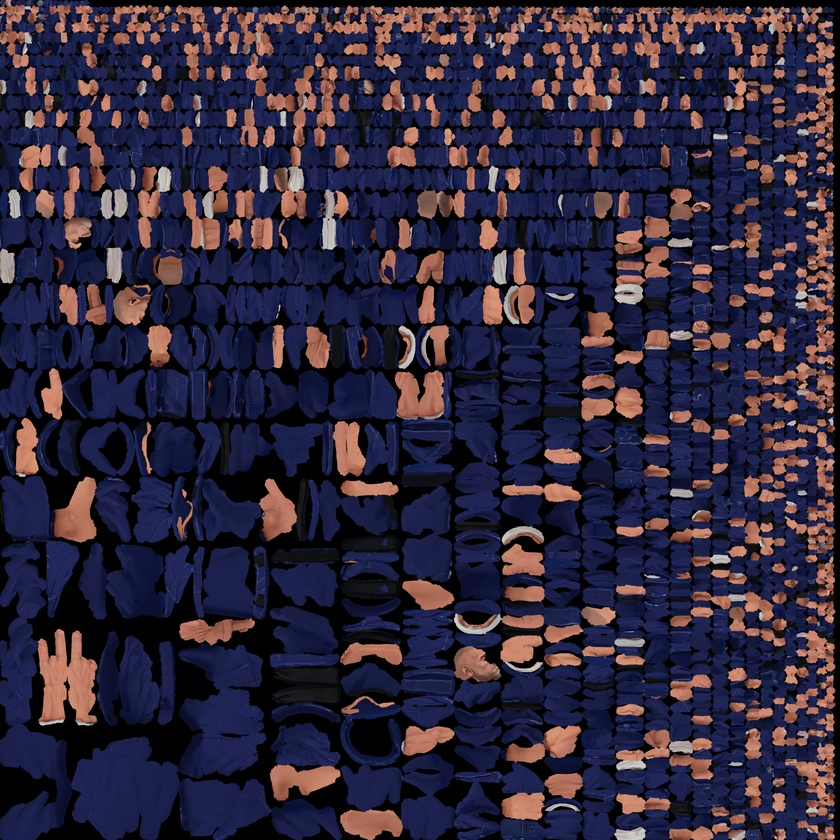
#> input picture assets/judokas/brute/rig_0.jpg, 840 x 840 px, shrunk from 4096 x 4096 before the run
$ python gi_blanc.py ../../assets/judokas/brute/rig_0.jpg out.png
#> lines starting #> are read from the running program, lines starting #| are printed output that depends on the picture; after the words box and inside, x2 and y2 are one past the last pixel; in counts of white or black regions, pixels touching at a corner belong together
#!/usr/bin/env python3
"""Passe un judogi bleu en blanc dans une texture (en attendant un modèle blanc dédié) :
les pixels bleus saturés deviennent blanc cassé, ombres et plis conservés.

    python3 tools/rig/gi_blanc.py texture_bleue.png texture_blanche.png
"""
import sys

import numpy as np
from PIL import Image

im = np.asarray(Image.open(sys.argv[1]).convert("RGB")).astype(np.float32) / 255.0
r, g, b = im[..., 0], im[..., 1], im[..., 2]
mx = im.max(axis=2)
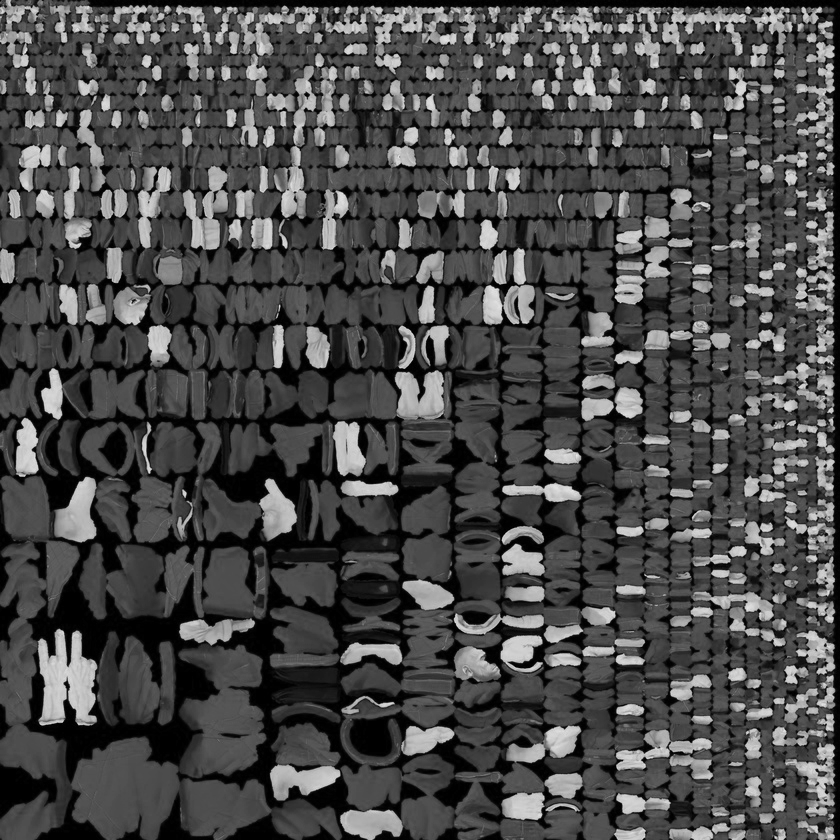
#> mx: shape (840, 840) float32; min 0, max 0.914, mean 0.291
mn = im.min(axis=2)
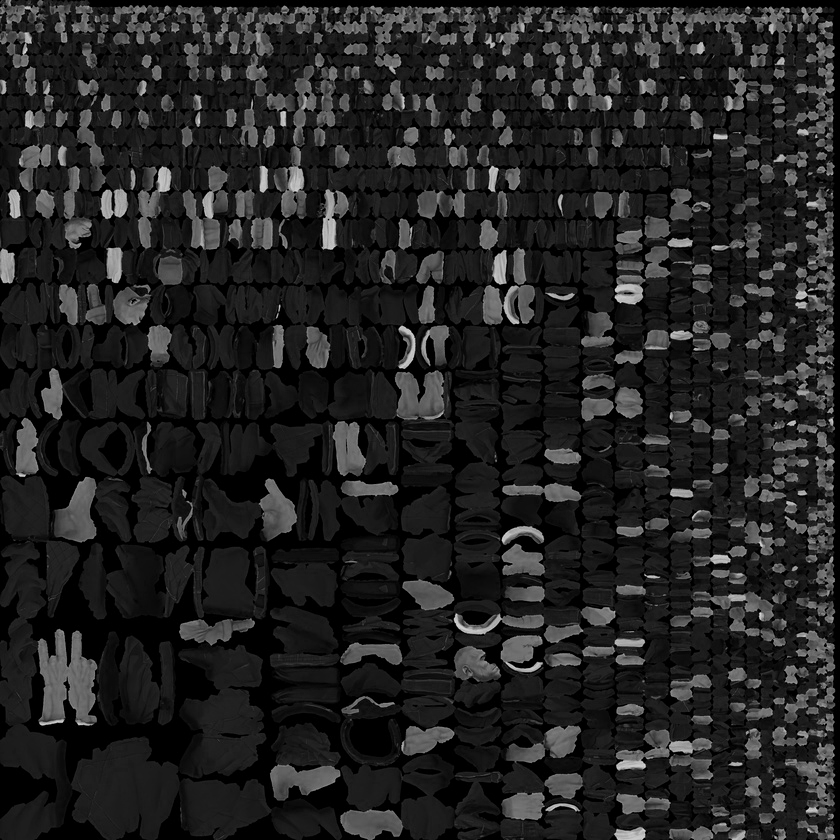
#> mn: shape (840, 840) float32; min 0, max 0.851, mean 0.136
sat = (mx - mn) / np.maximum(mx, 1e-4)
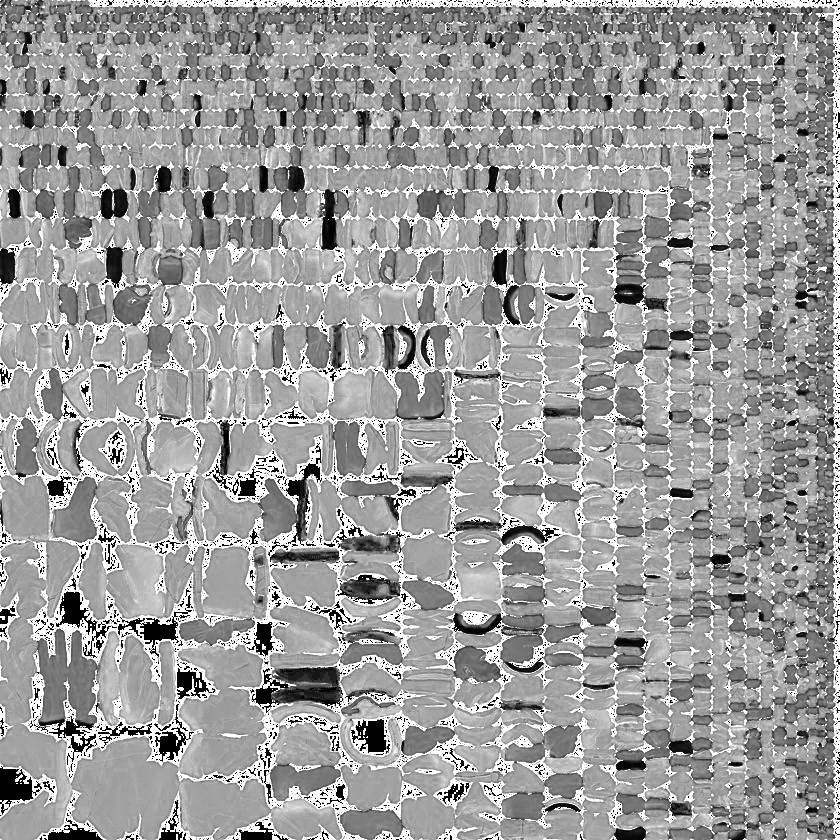
#> sat: shape (840, 840) float32; min 0, max 1, mean 0.615
blue = (b >= mx - 1e-6) & (b > r * 1.25) & (b > g * 1.1) & (sat > 0.35)
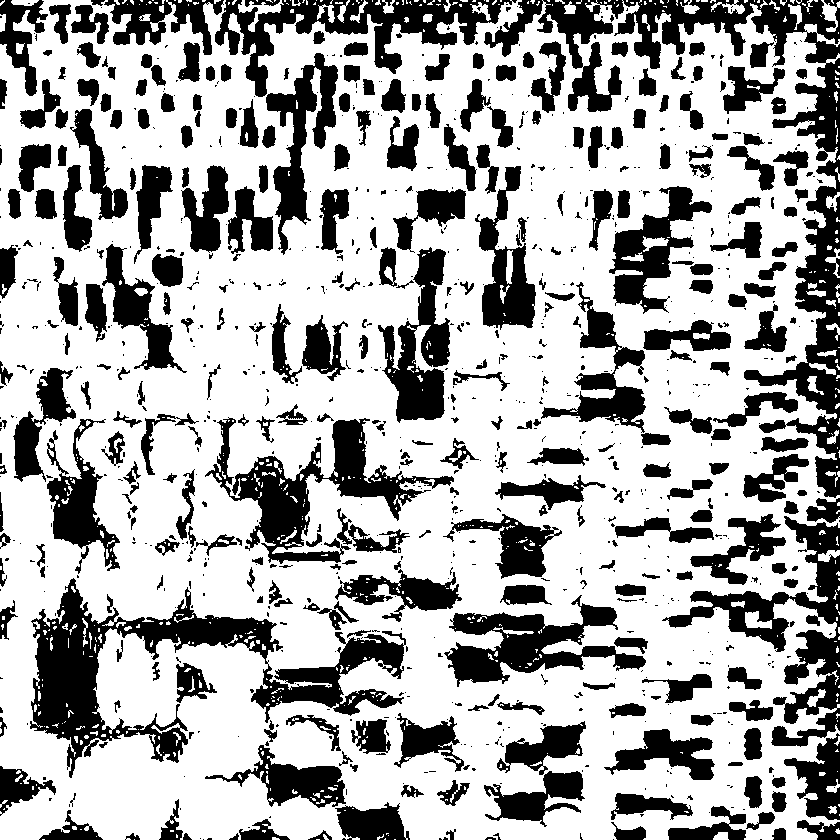
#> blue: shape (840, 840) bool; 67.6% white; 971 black regions (634 under 20 px), largest, box (x1, y1, x2, y2) and area: (484, 0, 840, 498) 23584, (30, 578, 406, 778) 19211, (662, 516, 840, 747) 9856
k = np.clip((sat - 0.35) / 0.15, 0, 1) * blue
ref = np.percentile(mx[blue], 95) if blue.any() else 1.0
#> ref = 0.345
v = np.clip(mx / ref, 0, 1) ** 0.8
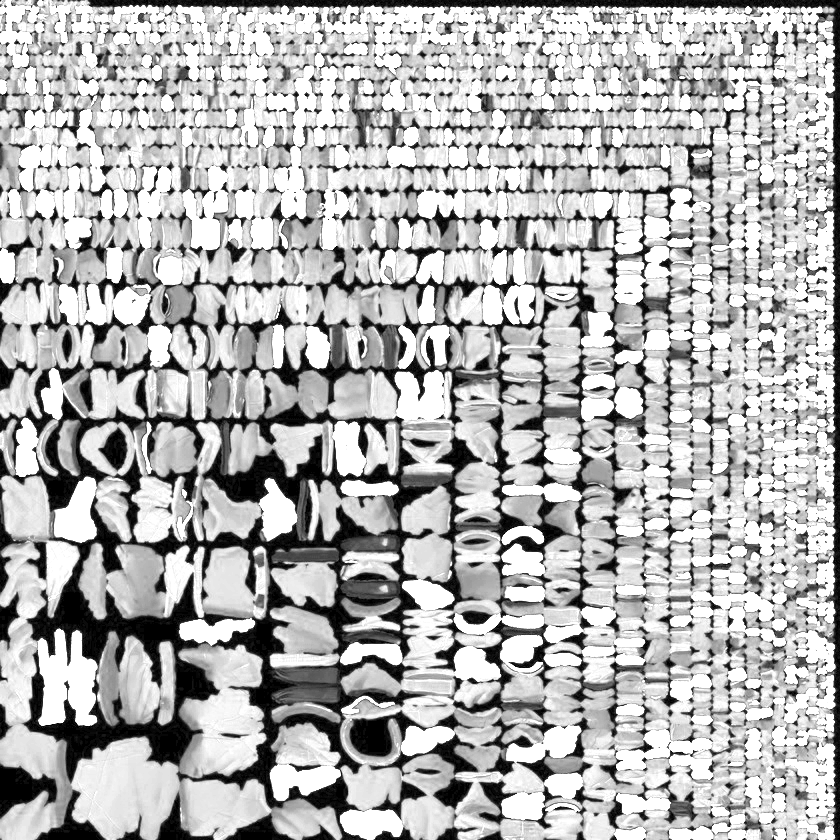
#> v: shape (840, 840) float32; min 0, max 1, mean 0.702
white = np.stack([0.42 + 0.56 * v, 0.42 + 0.56 * v, 0.46 + 0.54 * v], axis=-1)
out = im * (1 - k[..., None]) + white * k[..., None]
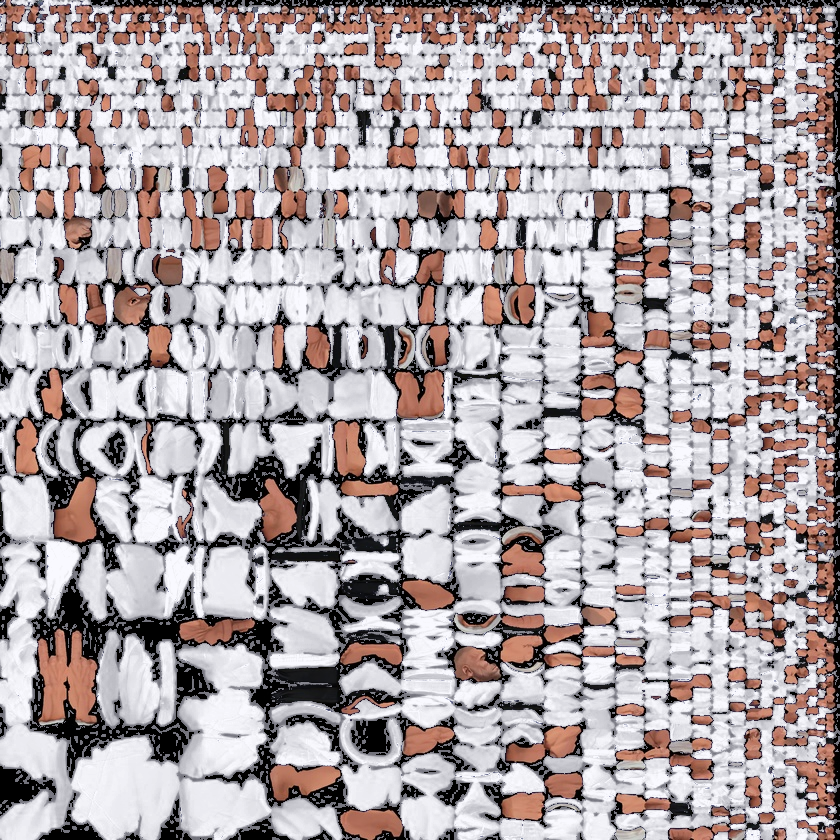
#> out: shape (840, 840, 3) float32; mean R, G, B 0.68, 0.639, 0.647
Image.fromarray((np.clip(out, 0, 1) * 255).astype(np.uint8)).save(sys.argv[2])
print("judogi blanc :", sys.argv[2], f"({k.mean() * 100:.0f} % de la texture)")
#| judogi blanc : out.png (67 % de la texture)
